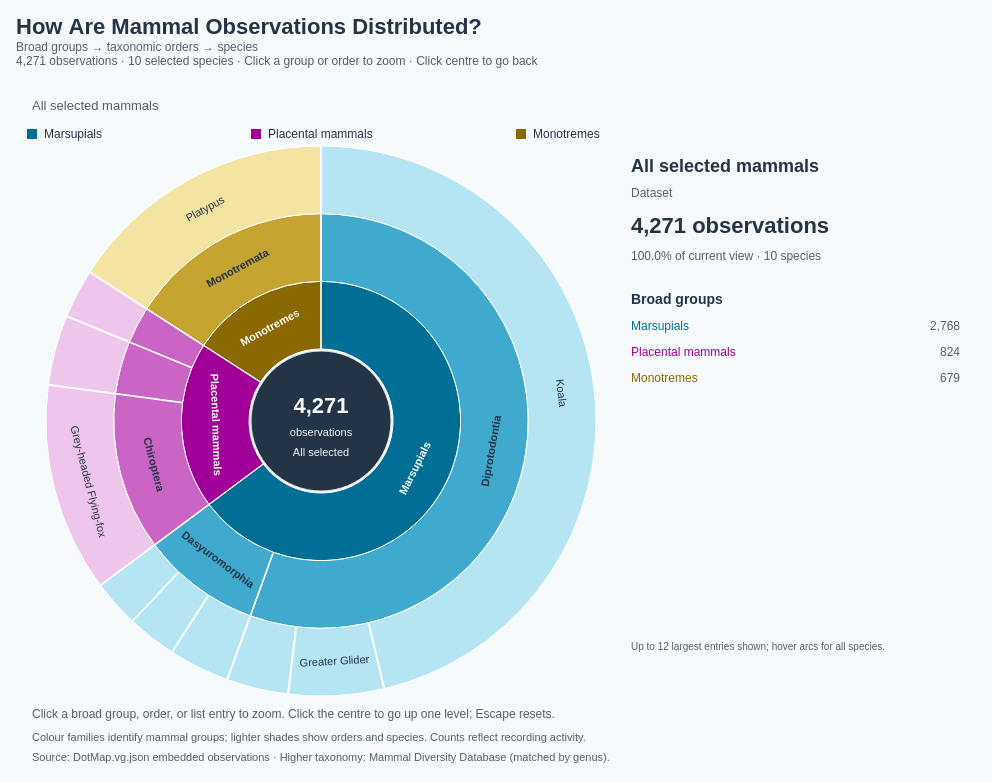

Write a Vega-Lite specification for this figure.
### Vega specification from a JSON file in a GitHub repository (floating-point values rounded to 4 significant figures)
{"$schema": "https://vega.github.io/schema/vega/v5.json", "description": "Zoomable sunburst using exactly the 4,271 observations for the 10 species embedded in DotMap.vg.json. Broad mammal group → taxonomic order → species. Species counts are aggregated directly from DotMap observations, including its coordinate and species selection. Higher taxonomy matched by genus to the Mammal Diversity Database, https://raw.githubusercontent.com/mammaldiversity/mammaldiversity.github.io/master/_data/mdd.csv (retrieved 2026-10-10); input scientific names retained. Internal counts are zero to avoid double counting. Counts reflect recording activity, not animal abundance. Click groups or orders to focus; click centre to return to parent; Escape resets. All data embedded. Species leaves use the shared BumpChart species colours; internal rings retain broad-group colours.", "width": 960, "height": 680, "padding": 16, "background": "#f7fafc", "title": {"text": "How Are Mammal Observations Distributed?", "subtitle": ["Broad groups → taxonomic orders → species", "4,271 observations · 10 selected species · Click a group or order to zoom · Click centre to go back"], "anchor": "start", "fontSize": 22, "color": "#243447", "subtitleFontSize": 12, "subtitleColor": "#52606d", "offset": 18}, "signals": [{"name": "focus", "value": "all", "on": [{"events": "@segments:click, @childLabels:click", "update": "datum.children > 0 ? datum.id : focus"}, {"events": "@centre:click", "update": "focus === 'all' ? 'all' : data('focusNode')[0].parent"}, {"events": "view:keydown[event.key === 'Escape']", "update": "'all'"}]}, {"name": "hovered", "value": null, "on": [{"events": "@segments:mouseover, @childLabels:mouseover", "update": "datum.id"}, {"events": "@segments:mouseout, @childLabels:mouseout", "update": "null"}, {"events": {"signal": "focus"}, "update": "null"}]}, {"name": "current", "update": "data('focusNode')[0]"}, {"name": "hole", "value": 72}, {"name": "radius", "value": 275}, {"name": "ring", "update": "(radius - hole) / (3 - current.depth)"}, {"name": "detail", "update": "hovered ? data('hoverNode')[0] : current"}], "data": [{"name": "taxonomy", "values": [{"id": "all", "parent": null, "label": "All selected mammals", "level": "Dataset", "count": 0, "path": "All selected mammals", "total": 4271, "speciesCount": 10}, {"id": "Marsupials", "parent": "all", "label": "Marsupials", "group": "Marsupials", "level": "Broad group", "count": 0, "path": "All selected mammals → Marsupials", "total": 2768, "speciesCount": 6}, {"id": "order:Dasyuromorphia", "parent": "Marsupials", "label": "Dasyuromorphia", "group": "Marsupials", "level": "Order", "count": 0, "path": "Marsupials → Dasyuromorphia", "total": 396, "speciesCount": 3}, {"id": "species:Dasyurus maculatus", "parent": "order:Dasyuromorphia", "label": "Spotted-tailed Quoll", "scientific": "Dasyurus maculatus", "group": "Marsupials", "level": "Species", "count": 124, "path": "Marsupials → Dasyuromorphia → Spotted-tailed Quoll", "total": 124, "speciesCount": 1}, {"id": "species:Dasyurus viverrinus", "parent": "order:Dasyuromorphia", "label": "Eastern Quoll", "scientific": "Dasyurus viverrinus", "group": "Marsupials", "level": "Species", "count": 119, "path": "Marsupials → Dasyuromorphia → Eastern Quoll", "total": 119, "speciesCount": 1}, {"id": "species:Sarcophilus harrisii", "parent": "order:Dasyuromorphia", "label": "Tasmanian Devil", "scientific": "Sarcophilus harrisii", "group": "Marsupials", "level": "Species", "count": 153, "path": "Marsupials → Dasyuromorphia → Tasmanian Devil", "total": 153, "speciesCount": 1}, {"id": "order:Diprotodontia", "parent": "Marsupials", "label": "Diprotodontia", "group": "Marsupials", "level": "Order", "count": 0, "path": "Marsupials → Diprotodontia", "total": 2372, "speciesCount": 3}, {"id": "species:Petauroides volans", "parent": "order:Diprotodontia", "label": "Greater Glider", "scientific": "Petauroides volans", "group": "Marsupials", "level": "Species", "count": 239, "path": "Marsupials → Diprotodontia → Greater Glider", "total": 239, "speciesCount": 1}, {"id": "species:Phascolarctos cinereus", "parent": "order:Diprotodontia", "label": "Koala", "scientific": "Phascolarctos cinereus", "group": "Marsupials", "level": "Species", "count": 1978, "path": "Marsupials → Diprotodontia → Koala", "total": 1978, "speciesCount": 1}, {"id": "species:Setonix brachyurus", "parent": "order:Diprotodontia", "label": "Quokka", "scientific": "Setonix brachyurus", "group": "Marsupials", "level": "Species", "count": 155, "path": "Marsupials → Diprotodontia → Quokka", "total": 155, "speciesCount": 1}, {"id": "Placental mammals", "parent": "all", "label": "Placental mammals", "group": "Placental mammals", "level": "Broad group", "count": 0, "path": "All selected mammals → Placental mammals", "total": 824, "speciesCount": 3}, {"id": "order:Carnivora", "parent": "Placental mammals", "label": "Carnivora", "group": "Placental mammals", "level": "Order", "count": 0, "path": "Placental mammals → Carnivora", "total": 123, "speciesCount": 1}, {"id": "species:Neophoca cinerea", "parent": "order:Carnivora", "label": "Australian Sea Lion", "scientific": "Neophoca cinerea", "group": "Placental mammals", "level": "Species", "count": 123, "path": "Placental mammals → Carnivora → Australian Sea Lion", "total": 123, "speciesCount": 1}, {"id": "order:Chiroptera", "parent": "Placental mammals", "label": "Chiroptera", "group": "Placental mammals", "level": "Order", "count": 0, "path": "Placental mammals → Chiroptera", "total": 525, "speciesCount": 1}, {"id": "species:Pteropus poliocephalus", "parent": "order:Chiroptera", "label": "Grey-headed Flying-fox", "scientific": "Pteropus poliocephalus", "group": "Placental mammals", "level": "Species", "count": 525, "path": "Placental mammals → Chiroptera → Grey-headed Flying-fox", "total": 525, "speciesCount": 1}, {"id": "order:Lagomorpha", "parent": "Placental mammals", "label": "Lagomorpha", "group": "Placental mammals", "level": "Order", "count": 0, "path": "Placental mammals → Lagomorpha", "total": 176, "speciesCount": 1}, {"id": "species:Oryctolagus cuniculus", "parent": "order:Lagomorpha", "label": "European Rabbit", "scientific": "Oryctolagus cuniculus", "group": "Placental mammals", "level": "Species", "count": 176, "path": "Placental mammals → Lagomorpha → European Rabbit", "total": 176, "speciesCount": 1}, {"id": "Monotremes", "parent": "all", "label": "Monotremes", "group": "Monotremes", "level": "Broad group", "count": 0, "path": "All selected mammals → Monotremes", "total": 679, "speciesCount": 1}, {"id": "order:Monotremata", "parent": "Monotremes", "label": "Monotremata", "group": "Monotremes", "level": "Order", "count": 0, "path": "Monotremes → Monotremata", "total": 679, "speciesCount": 1}, {"id": "species:Ornithorhynchus anatinus", "parent": "order:Monotremata", "label": "Platypus", "scientific": "Ornithorhynchus anatinus", "group": "Monotremes", "level": "Species", "count": 679, "path": "Monotremes → Monotremata → Platypus", "total": 679, "speciesCount": 1}]}, {"name": "tree", "source": "taxonomy", "transform": [{"type": "stratify", "key": "id", "parentKey": "parent"}, {"type": "partition", "field": "count", "sort": {"field": "value", "order": "descending"}, "size": [1, 1]}]}, {"name": "focusNode", "source": "tree", "transform": [{"type": "filter", "expr": "datum.id === focus"}]}, {"name": "hoverNode", "source": "tree", "transform": [{"type": "filter", "expr": "datum.id === hovered"}]}, {"name": "visible", "source": "tree", "transform": [{"type": "filter", "expr": "datum.depth > current.depth && datum.x0 >= current.x0 - 1e-10 && datum.x1 <= current.x1 + 1e-10"}, {"type": "formula", "expr": "2 * PI * (datum.x0 - current.x0) / (current.x1 - current.x0)", "as": "start"}, {"type": "formula", "expr": "2 * PI * (datum.x1 - current.x0) / (current.x1 - current.x0)", "as": "end"}, {"type": "formula", "expr": "hole + (datum.depth - current.depth - 1) * ring", "as": "inner"}, {"type": "formula", "expr": "hole + (datum.depth - current.depth) * ring", "as": "outer"}, {"type": "formula", "expr": "(datum.start + datum.end) / 2", "as": "mid"}]}, {"name": "children", "source": "tree", "transform": [{"type": "filter", "expr": "datum.parent === focus"}, {"type": "window", "sort": {"field": ["total", "label"], "order": ["descending", "ascending"]}, "ops": ["row_number"], "as": ["rank"]}, {"type": "filter", "expr": "datum.rank <= 12"}]}, {"name": "groupLegend", "values": [{"group": "Marsupials", "x": 16}, {"group": "Placental mammals", "x": 240}, {"group": "Monotremes", "x": 505}]}], "scales": [{"name": "groupColor", "type": "ordinal", "domain": ["Marsupials", "Placental mammals", "Monotremes"], "range": ["#006F95", "#A00097", "#8A6900"]}, {"name": "orderColor", "type": "ordinal", "domain": ["Marsupials", "Placental mammals", "Monotremes"], "range": ["#40A9CE", "#CA65C5", "#C5A431"]}, {"name": "leafColor", "type": "ordinal", "domain": ["Marsupials", "Placental mammals", "Monotremes"], "range": ["#B5E4F2", "#EEC6EC", "#F3E4A1"]}], "marks": [{"name": "breadcrumb", "type": "text", "interactive": false, "encode": {"update": {"x": {"value": 16}, "y": {"value": 24}, "text": {"signal": "current.path"}, "fontSize": {"value": 13}, "fill": {"value": "#52606d"}, "limit": {"value": 920}}}}, {"name": "segments", "type": "arc", "from": {"data": "visible"}, "encode": {"update": {"x": {"value": 305}, "y": {"value": 335}, "startAngle": {"field": "start"}, "endAngle": {"field": "end"}, "innerRadius": {"field": "inner"}, "outerRadius": {"field": "outer"}, "fill": {"signal": "scale(datum.depth === 1 ? 'groupColor' : datum.depth === 2 ? 'orderColor' : 'leafColor', datum.group)"}, "fillOpacity": {"value": 1}, "stroke": {"signal": "hovered === datum.id ? '#243447' : '#ffffff'"}, "strokeWidth": {"signal": "hovered === datum.id ? 2.5 : 1"}, "padAngle": {"value": 0.003}, "cursor": {"signal": "datum.children > 0 ? 'pointer' : 'default'"}, "tooltip": {"signal": "{'Name': datum.label, 'Level': datum.level, 'Scientific name': datum.scientific || '—', 'Observations': format(datum.total, ',d'), 'Share of current view': format(datum.total / current.total, '.1%'), 'Species': datum.speciesCount, 'Action': datum.children > 0 ? 'Click to zoom' : 'Species observation records'}"}, "description": {"signal": "datum.path + ': ' + format(datum.total, ',d') + ' observations'"}}}}, {"name": "arcLabels", "type": "text", "interactive": false, "from": {"data": "visible"}, "encode": {"update": {"x": {"value": 305}, "y": {"value": 335}, "theta": {"field": "mid"}, "radius": {"signal": "(datum.inner + datum.outer) / 2"}, "angle": {"signal": "datum.mid * 180 / PI + (datum.mid > PI / 2 && datum.mid < 3 * PI / 2 ? 180 : 0)"}, "align": {"value": "center"}, "baseline": {"value": "middle"}, "text": {"field": "label"}, "fontSize": {"value": 11}, "fontWeight": {"signal": "datum.children > 0 ? 'bold' : 'normal'"}, "fill": {"signal": "datum.depth === 1 ? '#ffffff' : '#243447'"}, "limit": {"signal": "min(130, (datum.end - datum.start) * (datum.inner + datum.outer) / 2 - 12)"}, "opacity": {"signal": "(datum.end - datum.start) * (datum.inner + datum.outer) / 2 > 65 ? 1 : 0"}}}}, {"name": "centre", "type": "arc", "encode": {"update": {"x": {"value": 305}, "y": {"value": 335}, "startAngle": {"value": 0}, "endAngle": {"signal": "2 * PI"}, "innerRadius": {"value": 0}, "outerRadius": {"signal": "hole - 2"}, "fill": {"value": "#243447"}, "stroke": {"value": "#dce4ed"}, "cursor": {"signal": "focus === 'all' ? 'default' : 'pointer'"}, "tooltip": {"signal": "focus === 'all' ? 'All selected mammal observations' : 'Return to ' + current.parent"}}}}, {"name": "centreCount", "type": "text", "interactive": false, "encode": {"update": {"x": {"value": 305}, "y": {"value": 327}, "text": {"signal": "format(current.total, ',d')"}, "fontSize": {"value": 22}, "fill": {"value": "#ffffff"}, "align": {"value": "center"}, "fontWeight": {"value": "bold"}}}}, {"name": "centreCaption", "type": "text", "interactive": false, "encode": {"update": {"x": {"value": 305}, "y": {"value": 350}, "text": {"value": "observations"}, "fontSize": {"value": 11}, "fill": {"value": "#F1F4F8"}, "align": {"value": "center"}}}}, {"name": "centreBack", "type": "text", "interactive": false, "encode": {"update": {"x": {"value": 305}, "y": {"value": 370}, "text": {"signal": "focus === 'all' ? 'All selected' : '↑ Go back'"}, "fontSize": {"value": 11}, "fill": {"value": "#F1F4F8"}, "align": {"value": "center"}}}}, {"name": "detailTitle", "type": "text", "interactive": false, "encode": {"update": {"x": {"value": 615}, "y": {"value": 86}, "text": {"signal": "detail.label"}, "fontSize": {"value": 18}, "fill": {"value": "#243447"}, "fontWeight": {"value": "bold"}, "limit": {"value": 330}}}}, {"name": "detailLevel", "type": "text", "interactive": false, "encode": {"update": {"x": {"value": 615}, "y": {"value": 111}, "text": {"signal": "detail.level + (detail.scientific ? ' · ' + detail.scientific : '')"}, "fontSize": {"value": 12}, "fill": {"value": "#52606d"}, "limit": {"value": 330}}}}, {"name": "detailCount", "type": "text", "interactive": false, "encode": {"update": {"x": {"value": 615}, "y": {"value": 147}, "text": {"signal": "format(detail.total, ',d') + ' observations'"}, "fontSize": {"value": 22}, "fill": {"value": "#243447"}, "fontWeight": {"value": "bold"}}}}, {"name": "detailShare", "type": "text", "interactive": false, "encode": {"update": {"x": {"value": 615}, "y": {"value": 174}, "text": {"signal": "format(detail.total / current.total, '.1%') + ' of current view · ' + detail.speciesCount + ' species'"}, "fontSize": {"value": 12}, "fill": {"value": "#52606d"}}}}, {"name": "listTitle", "type": "text", "interactive": false, "encode": {"update": {"x": {"value": 615}, "y": {"value": 218}, "text": {"signal": "current.depth === 0 ? 'Broad groups' : current.depth === 1 ? 'Taxonomic orders' : 'Species'"}, "fontSize": {"value": 14}, "fill": {"value": "#243447"}, "fontWeight": {"value": "bold"}}}}, {"name": "childLabels", "type": "text", "from": {"data": "children"}, "encode": {"update": {"x": {"value": 615}, "y": {"signal": "244 + (datum.rank - 1) * 26"}, "text": {"field": "label"}, "fontSize": {"value": 12}, "fill": {"scale": "groupColor", "field": "group"}, "fontWeight": {"signal": "hovered === datum.id ? 'bold' : 'normal'"}, "limit": {"value": 245}, "cursor": {"signal": "datum.children > 0 ? 'pointer' : 'default'"}, "tooltip": {"signal": "{'Name': datum.label, 'Observations': format(datum.total, ',d'), 'Share of current view': format(datum.total / current.total, '.1%')}"}}}}, {"name": "childCounts", "type": "text", "interactive": false, "from": {"data": "children"}, "encode": {"update": {"x": {"value": 944}, "y": {"signal": "244 + (datum.rank - 1) * 26"}, "align": {"value": "right"}, "text": {"signal": "format(datum.total, ',d')"}, "fontSize": {"value": 12}, "fill": {"value": "#52606d"}}}}, {"name": "listNote", "type": "text", "interactive": false, "encode": {"update": {"x": {"value": 615}, "y": {"value": 564}, "text": {"value": "Up to 12 largest entries shown; hover arcs for all species."}, "fontSize": {"value": 10}, "fill": {"value": "#52606d"}, "limit": {"value": 330}}}}, {"name": "instructions", "type": "text", "interactive": false, "encode": {"update": {"x": {"value": 16}, "y": {"value": 632}, "text": {"value": "Click a broad group, order, or list entry to zoom. Click the centre to go up one level; Escape resets."}, "fontSize": {"value": 12}, "fill": {"value": "#52606d"}}}}, {"name": "footnote", "type": "text", "interactive": false, "encode": {"update": {"x": {"value": 16}, "y": {"value": 655}, "text": {"value": "Colour families identify mammal groups; lighter shades show orders and species. Counts reflect recording activity."}, "fontSize": {"value": 11}, "fill": {"value": "#52606d"}}}}, {"name": "source", "type": "text", "interactive": false, "encode": {"update": {"x": {"value": 16}, "y": {"value": 675}, "text": {"value": "Source: DotMap.vg.json embedded observations · Higher taxonomy: Mammal Diversity Database (matched by genus)."}, "fontSize": {"value": 11}, "fill": {"value": "#52606d"}}}}, {"name": "groupLegendSymbols", "type": "symbol", "from": {"data": "groupLegend"}, "encode": {"update": {"x": {"field": "x"}, "y": {"value": 48}, "shape": {"value": "square"}, "size": {"value": 100}, "fill": {"scale": "groupColor", "field": "group"}}}}, {"name": "groupLegendLabels", "type": "text", "from": {"data": "groupLegend"}, "encode": {"update": {"x": {"signal": "datum.x + 12"}, "y": {"value": 48}, "baseline": {"value": "middle"}, "text": {"field": "group"}, "fontSize": {"value": 12}, "fill": {"value": "#243447"}}}}], "config": {"font": "Arial"}}
